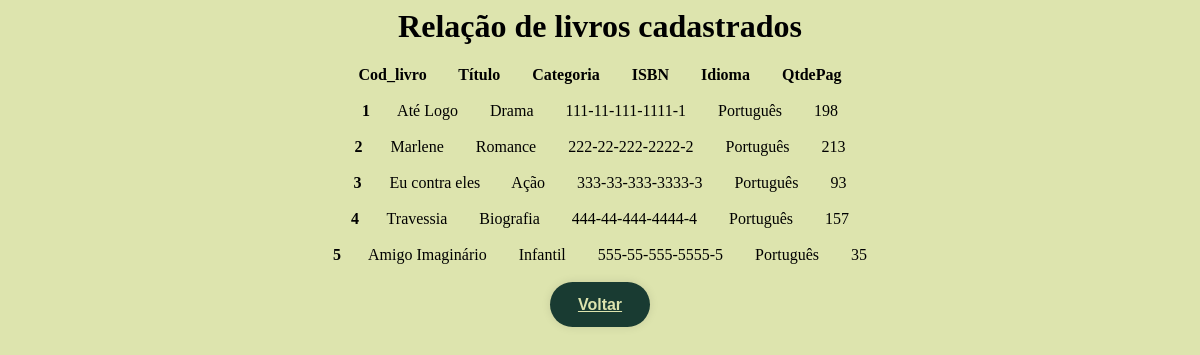
The page /BdAutoria/ListarLivro.php on the database its author committed.
### tables this page shows
CREATE TABLE `livro` (
  `Cod_Livro` int(11) NOT NULL,
  `Título` varchar(50) NOT NULL,
  `Categoria` varchar(50) NOT NULL,
  `ISBN` varchar(50) NOT NULL,
  `Idioma` varchar(30) NOT NULL,
  `QtdePag` int(11) NOT NULL
);

### BdAutoria/Livro.php (called while the page is built, shortened)
<?php
class Livro
{
   function listar()
   {
       try
       {
           $this-> conn = new Conectar();
           $sql = $this->conn->query("select * from livro order by Cod_livro");
           $sql->execute();
           return $sql->fetchAll();
       }
       catch(PDOException $exc)
       {
        echo "Erro ao executar consulta. " . $exc->getMessage();
       }
   }
}
?>

### BdAutoria/ListarLivro.php (the view, shortened to what this page needs)
<html>
    <head><meta charset = "UTF-8">
    <link rel="stylesheet" href="CSS/listar.css">
    </head>
    <body>
        <h1>Relação de livros cadastrados</h1></div>
        <?php
        include_once 'Livro.php';
        $l = new Livro();
        $livro_bd=$l->listar();
        ?>
        <div style='text-align: center;'>
        <b> Cod_livro &nbsp;&nbsp;&nbsp;&nbsp;&nbsp;&nbsp; Título &nbsp;&nbsp;&nbsp;&nbsp;&nbsp;&nbsp; Categoria &nbsp;&nbsp;&nbsp;&nbsp;&nbsp;&nbsp; ISBN &nbsp;&nbsp;&nbsp;&nbsp;&nbsp;&nbsp; Idioma &nbsp;&nbsp;&nbsp;&nbsp;&nbsp;&nbsp; QtdePag</b>
        <?php
        foreach($livro_bd as $livro_mostrar){
        ?>
        <br><br>
        <b> <?php echo $livro_mostrar[0]; ?></b>&nbsp;&nbsp;&nbsp;&nbsp;&nbsp;&nbsp;
        <?php echo $livro_mostrar[1]; ?>    &nbsp;&nbsp;&nbsp;&nbsp;&nbsp;&nbsp;
        <?php echo $livro_mostrar[2]; ?>    &nbsp;&nbsp;&nbsp;&nbsp;&nbsp;&nbsp;
        <?php echo $livro_mostrar[3]; ?>    &nbsp;&nbsp;&nbsp;&nbsp;&nbsp;&nbsp;
        <?php echo $livro_mostrar[4]; ?>    &nbsp;&nbsp;&nbsp;&nbsp;&nbsp;&nbsp;
        <?php echo $livro_mostrar[5]; ?>
        <?php
        }
        echo "<br><br><button><a href = 'MenuBDLivro.html'> Voltar </a></button>";?>
        </div>
    </body>
</html>

### BdAutoria/CSS/listar.css (style rules this page uses)
body { background-color: #dde4ae; }
h1 { text-align: center; }
button { height: 45px; width: 100px; background: #193b32; border: none; outline: none; border-radius: 40px; box-shadow: 0 0 10px rgba(0, 0, 0, 0.1); cursor: pointer; font-size: 16px; color: #dde4ae; font-weight: 600; }
button a { color: #dde4ae; }

### rows shown on the page
livro: Cod_Livro "1", Título "Até Logo", Categoria "Drama", ISBN "111-11-111-1111-1", Idioma "Português", QtdePag "198"
livro: Cod_Livro "2", Título "Marlene", Categoria "Romance", ISBN "222-22-222-2222-2", Idioma "Português", QtdePag "213"
livro: Cod_Livro "3", Título "Eu contra eles", Categoria "Ação", ISBN "333-33-333-3333-3", Idioma "Português", QtdePag "93"
livro: Cod_Livro "4", Título "Travessia", Categoria "Biografia", ISBN "444-44-444-4444-4", Idioma "Português", QtdePag "157"
livro: Cod_Livro "5", Título "Amigo Imaginário", Categoria "Infantil", ISBN "555-55-555-5555-5", Idioma "Português", QtdePag "35"
